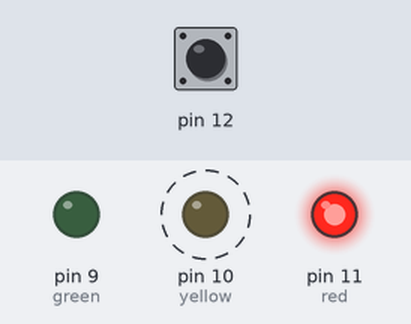
A program run on a simulated Arduino Uno, built with avr-gcc and run on an emulated ATmega328P. Parts: output pins drawn as LEDs (lit = HIGH). Dashed ring = blinking. Inputs (shaded band) come from the test bench; at power-on: pin 12 HIGH.

Above: at 1.2 s.
1.3 s: pin 12 pulled LOW for 0.15 s
At 2.3 s:
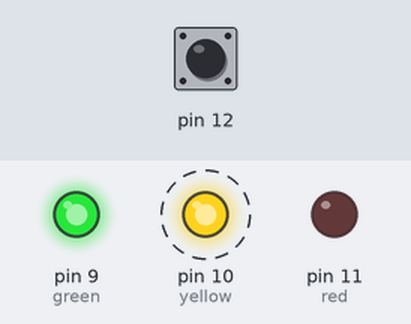
4.4 s: pin 12 pulled LOW for 1 s
At 5.4 s:
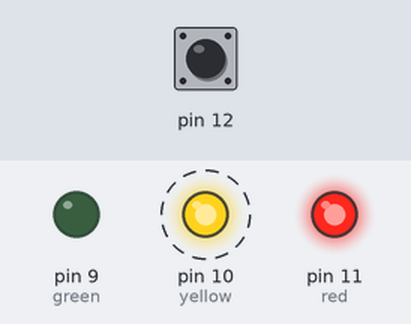
8.4 s: pin 12 pulled LOW for 3.2 s
At 10.0 s:
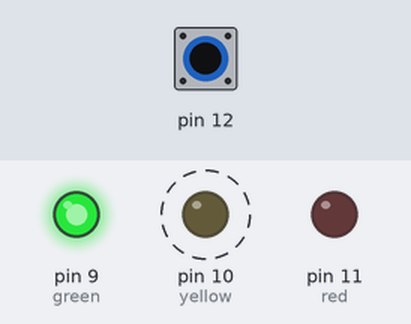
13.4 s: pin 12 pulled LOW for 1 s
At 15.6 s:
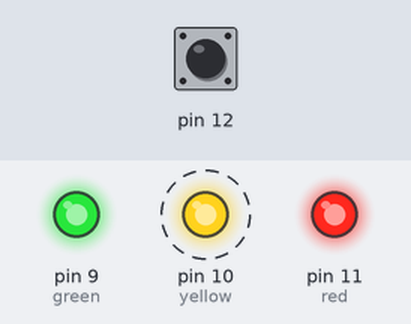
Timing chart, 0 to 18.4 s (numbered marks = the images above; inputs shaded):
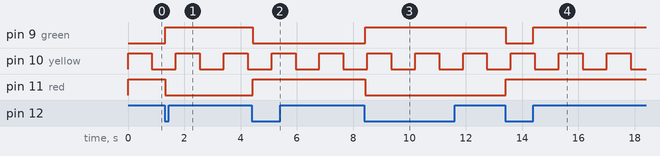

Measured:
- after the input at 1.3 s, pin 9 (green): LOW → HIGH at once; pin 11 (red): HIGH → LOW at once
- after the input at 4.4 s, pin 9 (green): HIGH → LOW at once; pin 11 (red): LOW → HIGH at once
- after the input at 8.4 s, pin 9 (green): LOW → HIGH at once; pin 11 (red): HIGH → LOW at once
- after the input at 13.4 s, pin 9 (green): HIGH → LOW at once, → HIGH 0.98 s later; pin 11 (red): LOW → HIGH at once
- by itself, pin 10 (yellow): alternates HIGH for 0.85 s and LOW for 0.85 s

The program:

main.cpp
```cpp
/*
  Kontrollerer diverse LED-funksjoner med robust avlesing av knappetrykk.

  Koden under blinker et gult lys av og på med jevne mellomrom på 850 ms
  og avleser registrering av knappetrykk uten ventetid.

  Kretsen består av tre farge-LED'er og én knapp.

  Grønn LED er koblet til digital-pin 9, gul LED er koblet til digital-pin 10
  og rød LED er koblet til digital-pin 11.

  Knappen er koblet i en pull-up krets hvor arduinoen leser 5V konstant
  bortsett fra når knappen er trykket ned, da registrerer den 0V.

  Hoved-løkken ble muligens i overkant overfylt.

  Skrevet av: Olav Telneset
  GitHub: https://github.com/wltwt
*/

#include <Arduino.h>

// setter opp hvilke ut-pin'er LED'ene er koblet til.
enum LED_PINS {green = 9, yellow, red, size};

// oppretter en mal for ett "Button" objekt
struct Button {
  int pin;
  int lastState;
  unsigned long lastDebounceTime;
  unsigned long debounceDelay;
  int toggle;
  int state;
  int count;
  int holdTime;
};

// designer struct for tidsavhengige variabler ofte brukt i intervaller
struct Usertime {
  unsigned long now;
  unsigned long earlier;
  unsigned long timer;
};

// håndterer status til hver LED
struct State {
  int state;
  int prevState = HIGH;
};

Button btn = {12, HIGH, 0, 25, HIGH}; // lager knappeobjekt
Usertime freq_850 = {0, 100, 850};    // lager tids-objekt
State gLED, yLED, rLED;               // oppretter tilstandobjekt for LED'ene
static bool redOn = false;            // brukes til å toggle av/på modus-2
static unsigned long gLEDtimer = 0;   // timer for hvor lenge grønn LED skal være på
int btnp = 0;                         // lagrer knappetrykk
bool flag = false;                    // logisk flagg for kontrollflyt

/*
  Registrerer tilstand, antall knappetrykk og hvor lenge knappen er holdt inne.

  Returnerer ingenting.
*/
void debounceButton(Button &button) {

  // les verdien den nåværende verdien til knappen
  int reading = digitalRead(button.pin);

  // ser om knappen har endret tilstand
  if (reading != button.lastState) {
    /*
      Kun når knappen går opp igjen vil kondisjonen under gå av.
      Her blir det reading != LOW som signaliserer oppslipp av knappen
      siden vi bruker INPUT_PULLUP for knappen.
    */
    if (reading != LOW && button.lastDebounceTime > button.debounceDelay) {

      // registrer lengden knappen har vært holdt inne og trekk fra nåværende tid
      int buttonHold = millis() - button.lastDebounceTime;

      // skriv verdien til knapp-objektet
      button.holdTime = buttonHold;
    }
    // oppdaterer hvor lenge knappen er holdt inne
    button.lastDebounceTime = millis();
  }

  // om knappen er holdt inne i mer enn intervallet vi har valgt kjører den her
  if ((millis() - button.lastDebounceTime) >= button.debounceDelay) {

    // sjekker om den avleste verdiene korresponderer med det som er lagret fra før
    if (reading != button.state) {

      // endre tilstand på knappen til det som er avlest
      button.state = reading;

      // sjekker om knappen har endret seg siden forrige tilstand
      if(button.state == LOW) {

        // toggle knappetilstand
        button.toggle = !button.toggle;
        /*
          Når koden har kommet hit vil et komplett knappetrykk være registrert.
          Derfor inkrementerer vi knappetrykk-telleren først når vi vet knappen er
          "løftet opp" igjen.
        */
        button.count++;
      }
    }
  }

  // sett forrige tilstand til knappen til det som ble avlest
  button.lastState = reading;
}

/*
  Blinker LED'en av og på med ett gitt tidsintervall.

  Returnerer tilstanden som 0 eller 1.
*/
int blinkFrequency(Usertime &time, State &led) {

  // definerer tiden som er når metoden kalles
  time.now = millis();

  // time.now inkrementerer for hver runde iterasjon av koden
  if (time.now - time.earlier >= time.timer) {

    // setter betingelse for når neste tidsinterval skal gå av
    time.earlier = millis();

    // toggler led-tilstand
    led.state = !led.state;
  }

  // returnerer tilstand til LED'en man sendte inn
  return led.state;
}

/*
  Oppdaterer tilstanden til LED'ene.
*/
void updateLED(State &led, Button &btn) {

    // sett status til LED basert på hva som er registrert i knappe-objektet
    led.state = btn.toggle;

    // toggle tilstand og sist tilstand
    led.prevState = !led.state;
}

void setup() {
  // Initialiserer utgangene til LED-lysene.
  for (int i = green; i != size; i++)
    pinMode(i, OUTPUT); // setter output på LED-pinnene

  // Registrerer hvilken utgang arduinoen skal lytte etter knappetrykk på.
  pinMode(btn.pin, INPUT_PULLUP);

  // start seriemonitor for debugging
  Serial.begin(9600);
}

void loop() {
  // lokal variabel slik at logikken i loop er synkronisert
  unsigned long timeNow = millis();

  debounceButton(btn);  // oppdaterer knappen
  updateLED(rLED, btn); // oppdaterer rød LED
  updateLED(gLED, btn); // oppdaterer grønn LED

  // Kontroll-logikk for hovedprogrammet.
  if (btn.holdTime > 800) {

    // resetter slik at kondisjonen er falsk ved neste iterasjon
    btn.holdTime = 0;

    // toggler tilstand til at rød led skal være på helt til nytt knappetrykk registrert, vi kan kalle det for modus-2
    redOn = !redOn;

    // boolsk verdi som brukes til logiske operasjoner under
    flag = true;
  }

  // av/på bryter for modus-2
  if (redOn) {

    // sjekker om knappen er trykket
    if ( (btn.count == btnp + 1) && flag ) {

      // setter start-tid til hvor lenge grønt lys skal være på
      gLEDtimer = millis();

      // sørger for at kondisjons-sjekken ikke kjører flere ganger
      flag = false;
    }

    // lagre nåværende knappetrykk
    btnp = btn.count;

    // se om det har gått 5 sekunder og se om timeren til grønn LED er over 0 for å unngå at den aktiveres ved oppstart
    if ((timeNow - gLEDtimer < 5000) && gLEDtimer > 0) {
      digitalWrite(green, HIGH);

      // tillater litt slingringsmonn for når vi skal avslutte modus-2
      if ( (timeNow - gLEDtimer) > 4900 && (timeNow - gLEDtimer) < 5000) {

        // skrur av modus-2 selv
        redOn = false;
      }
    }

    // flag holdes høyt (sant) så lenge knappen ikke har registrert flere trykk
    if (flag) {

      // skriv høy verdi
      digitalWrite(red, HIGH);
    } else {

      // toggle-rød LED som vanlig
      digitalWrite(red, rLED.state);
    }
  } else {
    digitalWrite(green, gLED.prevState); // skriv tilstand til grønn LED
    digitalWrite(red, rLED.state);       // skriv tilstand til rød LED
  }

  // blinker gul LED med frekvens 850ms
  digitalWrite(yellow, blinkFrequency(freq_850, yLED));
}
```
